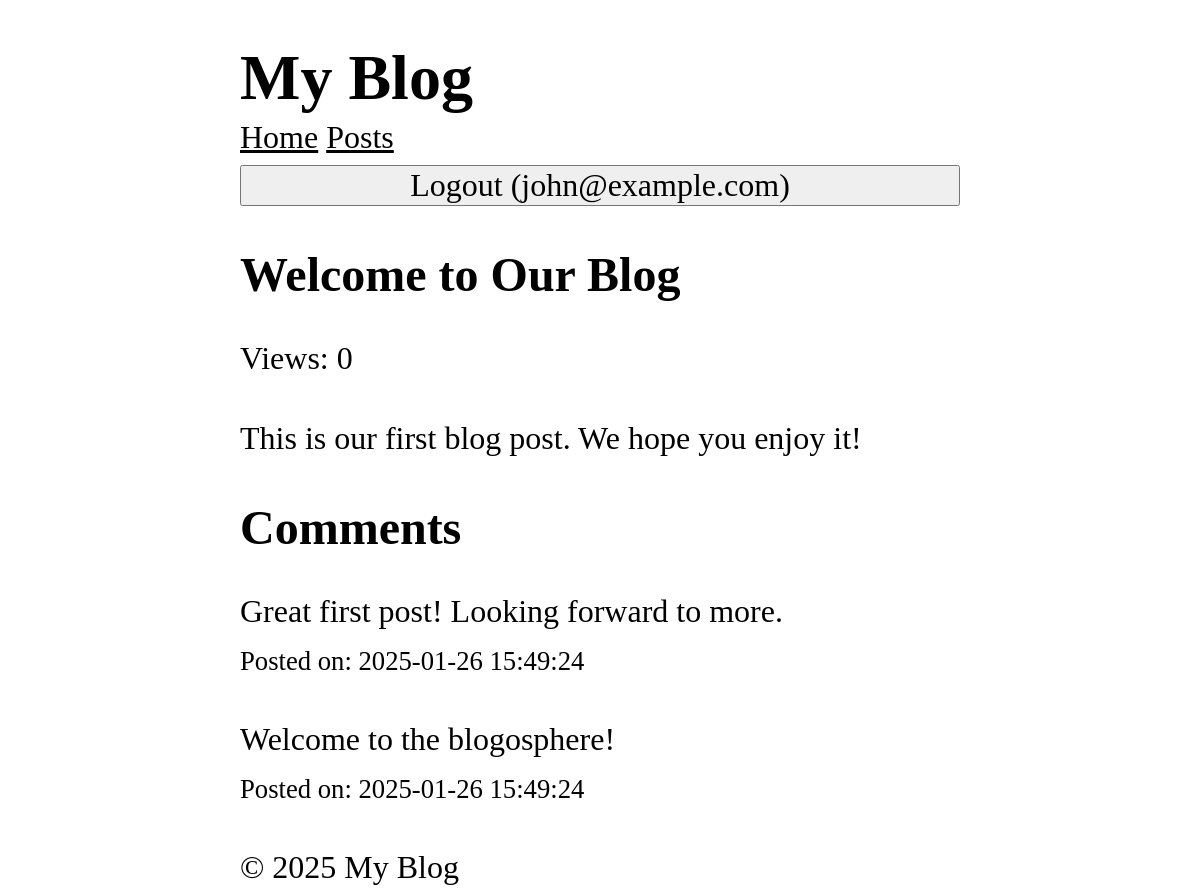
/posts/1 (signed in), run on the app's committed database.
### tables this page shows
CREATE TABLE users (
  id INTEGER PRIMARY KEY AUTOINCREMENT,
  name TEXT NOT NULL,
  email TEXT UNIQUE NOT NULL,
  password TEXT NOT NULL,
  role TEXT NOT NULL DEFAULT 'user',
  created_at DATETIME DEFAULT CURRENT_TIMESTAMP
);

CREATE TABLE posts (
  id INTEGER PRIMARY KEY AUTOINCREMENT,
  title TEXT NOT NULL,
  content TEXT NOT NULL,
  views INTEGER DEFAULT 0,
  user_id INTEGER NOT NULL,
  created_at DATETIME DEFAULT CURRENT_TIMESTAMP,
  FOREIGN KEY (user_id) REFERENCES users (id)
);

CREATE TABLE comments (
  id INTEGER PRIMARY KEY AUTOINCREMENT,
  content TEXT NOT NULL,
  user_id INTEGER NOT NULL,
  post_id INTEGER NOT NULL,
  created_at DATETIME DEFAULT CURRENT_TIMESTAMP,
  FOREIGN KEY (user_id) REFERENCES users (id),
  FOREIGN KEY (post_id) REFERENCES posts (id)
);

### core/View.php (called while the page is built, shortened)
<?php
class View
{
  protected static $globals = [];
  public static function share(string $key, mixed $value): void
  {
    static::$globals[$key] = $value;
  }
  public static function render(string $template, array $data = [], string $layout = null): string
  {
    $data = [...static::$globals, ...$data];
    $content = static::renderTemplate(
      $template,
      $data
    );
    return static::renderLayout($layout, $data, $content);
  }
  protected static function renderTemplate(string $template, array $data): string
  {
    extract($data);
    $path = dirname(__DIR__) . "/app/Views/$template.php";
    require $path;
    return ob_get_clean();
  }
  protected static function renderLayout(?string $template, array $data, string $content): string
  {
    extract([...$data, 'content' => $content]);
    $path = dirname(__DIR__) . "/app/Views/$template.php";
    require $path;
    return ob_get_clean();
  }
}

### app/Controllers/PostController.php (called while the page is built, shortened)
<?php
class PostController {
  public function show($id) {
    $post = Post::find($id);
    $comments = Comment::forPost($id);
    return View::render(
      template: 'post/show',
      layout: 'layouts/main',
      data: ['post' => $post, 'comments' => $comments]
    );
  }
}

### core/Router.php (called while the page is built, shortened)
<?php
class Router
{
  protected array $routes = [];
  public function add(string $method, string $uri, string $controller): void
  {
    $this->routes[] = [
      'method' => $method,
      'uri' => $uri,
      'controller' => $controller
    ];
  }
  public function dispatch(string $uri, string $method): string
  {
    $route = $this->findRoute($uri, $method);
    [$controller, $action] = explode('@', $route['controller']);
    return $this->callAction($controller, $action, $route['params']);
  }
  protected function findRoute(string $uri, string $method): ?array
  {
    foreach ($this->routes as $route) {
      $params = $this->matchRoute($route['uri'], $uri);
      if ($params !== null && $route['method'] === $method) {
        return [...$route, 'params' => $params];
      }
    }
    return null;
  }
  protected function matchRoute(string $routeUri, string $requestUri): ?array
  {
    $routeSegments = explode('/', trim($routeUri, '/'));
    $requestSegments = explode('/', trim($requestUri, '/'));
    if (count($routeSegments) !== count($requestSegments)) {
      return null;
    }
    $params = [];
    foreach ($routeSegments as $index => $routeSegment) {
      if (str_starts_with($routeSegment, '{') && str_ends_with($routeSegment, '}')) {
        $params[trim($routeSegment, '{}')] = $requestSegments[$index];
      } elseif ($routeSegment !== $requestSegments[$index]) {
        return null;
      }
    }
    return $params;
  }
  protected function callAction(string $controller, string $action, array $params): string
  {
    return (new $controllerClass)->$action(...$params);
  }
}

### core/App.php (called while the page is built, shortened)
<?php
class App {
  protected static $container = [];
  public static function bind(string $key, mixed $value): void {
    static::$container[$key] = $value;
  }
  public static function get(string $key): mixed {
    return static::$container[$key];
  }
}

### core/Model.php (called while the page is built, shortened)
<?php
abstract class Model
{
  protected static string $table;
  public static function find(mixed $id): ?static
  {
    $db = App::get('database');
    return $db->fetch("SELECT * FROM " . static::$table . " WHERE id = ?", [$id], static::class);
  }
}

### core/Database.php (called while the page is built, shortened)
<?php
class Database
{
  protected $pdo;
  public function __construct(array $config)
  {
    try {
      $dsn = $this->createDsn($config);
      $username = $config['username'] ?? null;
      $password = $config['password'] ?? null;
      $options = $config['options'] ?? null;
      $this->pdo = new PDO($dsn, $username, $password, $options);
      $this->pdo->setAttribute(PDO::ATTR_ERRMODE, PDO::ERRMODE_EXCEPTION);
    } catch (PDOException $e) {
      throw new Exception("Could not connect to the database");
    }
  }
  protected function createDsn(array $config): string
  {
    $driver = $config['driver'];
    $dbname = $config['dbname'];
    return match ($driver) {
      'sqlite' => "sqlite:$dbname",
      default => throw new Exception("Unsupported database driver: $driver")
    };
  }
  public function query(string $sql, array $params = []): PDOStatement
  {
    $stmt = $this->pdo->prepare($sql);
    $stmt->execute($params);
    return $stmt;
  }
  public function fetchAll(string $sql, array $params = [], ?string $className = null): array
  {
    $stmt = $this->query($sql, $params);
    if ($className) {
      $results = $stmt->fetchAll(PDO::FETCH_ASSOC);
      return array_map(function ($row) use ($className) {
        $object = new $className();
        foreach ($row as $key => $value) {
          if (property_exists($object, $key)) {
            $object->$key = $value;
          }
        }
        return $object;
      }, $results);
    }
    return $stmt->fetchAll(PDO::FETCH_ASSOC);
  }
  public function fetch(string $sql, array $params = [], ?string $className = null): mixed
  {
    $stmt = $this->query($sql, $params);
    if ($className) {
      $result = $stmt->fetch(PDO::FETCH_ASSOC);
      if ($result) {
        $object = new $className();
        foreach ($result as $key => $value) {
          if (property_exists($object, $key)) {
            $object->$key = $value;
          }
        }
        return $object;
      }
      return null;
    }
    return $stmt->fetch(PDO::FETCH_ASSOC);
  }
}

### app/Models/Comment.php (called while the page is built, shortened)
<?php
class Comment extends Model
{
  public static function forPost($postId): array
  {
    $db = App::get('database');
    return $db->fetchAll(
      "SELECT * FROM comments WHERE post_id = ? ORDER BY created_at DESC",
      [$postId],
      static::class
    );
  }
}

### app/Services/Auth.php (called while the page is built, shortened)
<?php
class Auth
{
  protected static $user = null;
  public static function user(): ?User
  {
    if (static::$user === null) {
      $userId = $_SESSION['user_id'] ?? null;
      static::$user = $userId
        ? User::find($userId)
        : RememberMe::user();
    }
    return static::$user;
  }
}

### app/Views/post/show.php (the view)
<article>
  <h1><?= htmlspecialchars($post->title) ?></h1>
  <p>Views: <?= $post->views ?></p>
  <p>
    <?= nl2br(htmlspecialchars($post->content)) ?>
  </p>
</article>
<section>
  <h2>Comments</h2>
  <?php foreach($comments as $comment): ?>
    <div>
      <p>
        <?= nl2br(htmlspecialchars($comment->content)) ?>
      </p>
      <small>Posted on: <?= $comment->created_at ?></small>
    </div>
  <?php endforeach ?>
</section>

### app/Views/layouts/main.php (shortened to what this page needs)
<!DOCTYPE html>
<html lang="en">
<head>
  <link rel="stylesheet" href="/style.css" />
</head>
<body>
  <header>
    <h1>My Blog</h1>
  </header>
  <nav>
    <a href="/">Home</a>
    <a href="/posts">Posts</a>
    <?php if ($user): ?>
      <form action="/logout" method="POST">
        <button>Logout (<?= $user->email ?>)</button>
      </form>
    <?php else: ?>
      <a href="/login">Login</a>
    <?php endif ?>
  </nav>
  <main>
    <?= $content ?>
  </main>
  <footer>
    <p>&copy; <?= date('Y') ?> My Blog</p>
  </footer>
</body>
</html>

### public/style.css (style rules this page uses)
*, *::before, *::after { box-sizing: border-box; }
html { -moz-text-size-adjust: none; -webkit-text-size-adjust: none; text-size-adjust: none; }
body, h1, h2, h3, h4, p, figure, blockquote, dl, dd { margin-block-end: 0; }
body { min-height: 100vh; line-height: 1.5; max-width: 60%; margin-left: auto; margin-right: auto; font-size: 2em; font-family: Cambria, Cochin, Georgia, Times, "Times New Roman", serif; }
h1, h2, h3, h4, button, input, label { line-height: 1.1; }
h1, h2, h3, h4 { text-wrap: balance; }
a:not([class]) { text-decoration-skip-ink: auto; color: currentColor; }
input, button, textarea, select { font-family: inherit; font-size: inherit; width: 100%; }

### data on the page
users: email "john@example.com"
posts: title "Welcome to Our Blog", views "0", content "This is our first blog post. We hope you enjoy it!"
comments: content "Great first post! Looking forward to more.", created_at "2025-01-26 15:49:24"
comments: content "Welcome to the blogosphere!", created_at "2025-01-26 15:49:24"
